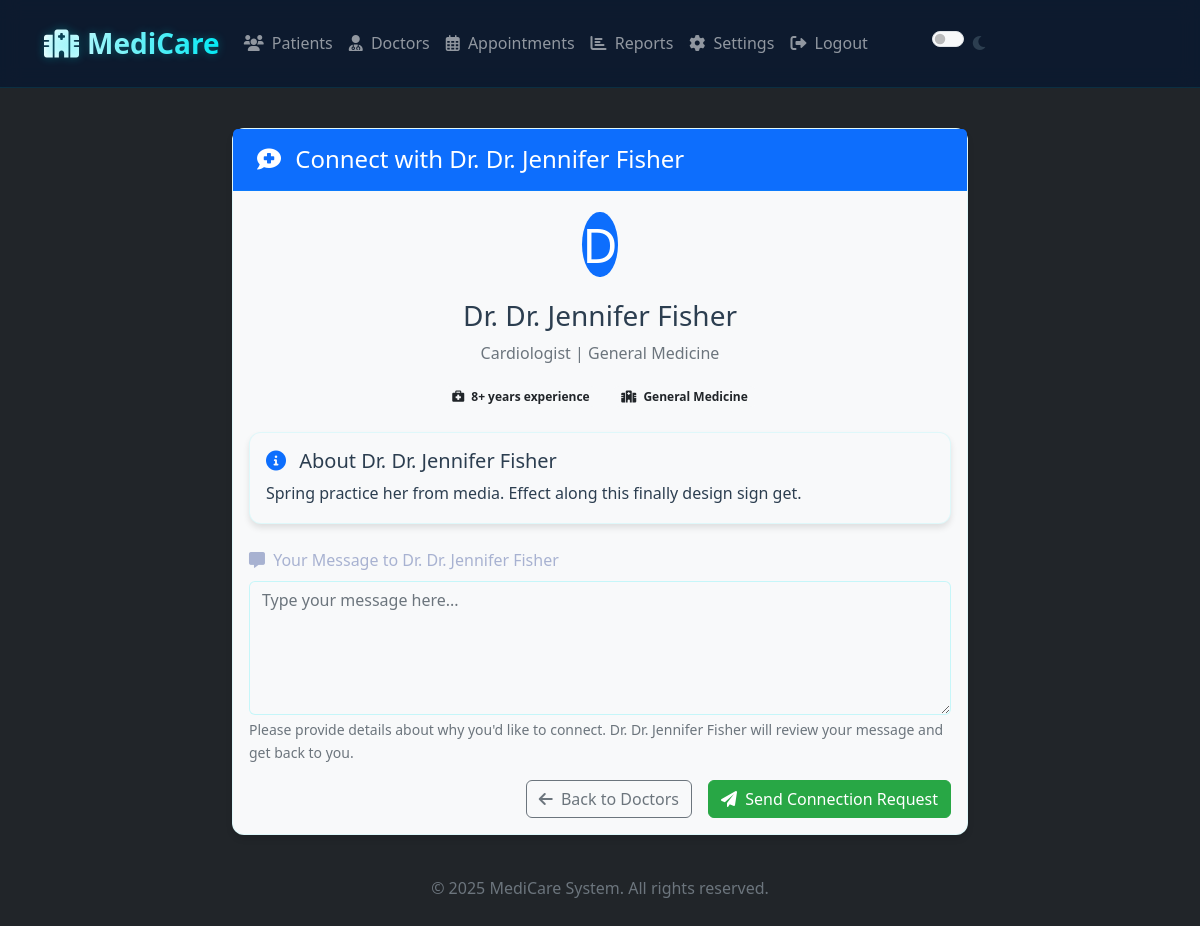
/doctors/6/connect/ (signed in), run on the app's committed database.
### records/models.py (models this page shows, shortened)
class Doctor(models.Model):
    user = models.OneToOneField(User, on_delete=models.CASCADE, null=True, blank=True)
    name = models.CharField(max_length=100)
    specialization = models.CharField(max_length=100)
    experience_years = models.PositiveIntegerField(default=0)
    bio = models.TextField(blank=True)
    department = models.ForeignKey(Department, on_delete=models.SET_NULL, null=True, blank=True)

class Department(models.Model):
    name = models.CharField(max_length=100)
    description = models.TextField(blank=True)

### records/views.py (the view, shortened to what this page needs)
# urls.py: path('doctors/<int:pk>/connect/', views.connect_doctor, name='connect_doctor'),
@require_http_methods(["GET", "POST"])
def connect_doctor(request, pk):
    doctor = get_object_or_404(Doctor, pk=pk)
    patient = getattr(request.user, 'patient', None)
    return render(request, 'records/connect_doctor.html', {
        'doctor': doctor,
        'form': {
            'message': request.GET.get('message', '')
        }
    })

### records/templates/records/connect_doctor.html (shortened to what this page needs)
{% extends "records/base.html" %}
{% block content %}
<div class="container mt-4">
    <div class="row justify-content-center">
        <div class="col-md-8">
            <div class="card">
                <div class="card-header bg-primary text-white">
                    <h4 class="mb-0">
                        <i class="fas fa-comment-medical me-2"></i>
                        Connect with Dr. {{ doctor.name }}
                    </h4>
                </div>
                <div class="card-body">
                    <div class="text-center mb-4">
                        <div class="avatar avatar-xxl mb-3">
                            <span class="avatar-initial rounded-circle bg-primary text-white" style="font-size: 3rem;">
                                {{ doctor.name|slice:":1" }}
                            </span>
                        </div>
                        <h3>Dr. {{ doctor.name }}</h3>
                        <p class="text-muted">{{ doctor.specialization }} | {{ doctor.department.name }}</p>
                        <div class="d-flex justify-content-center gap-3 mb-3">
                            <div>
                                <span class="badge bg-light text-dark">
                                    <i class="fas fa-briefcase-medical me-1"></i>
                                    {{ doctor.experience_years }}+ years experience
                                </span>
                            </div>
                            <div>
                                <span class="badge bg-light text-dark">
                                    <i class="fas fa-hospital me-1"></i>
                                    {{ doctor.department.name }}
                                </span>
                            </div>
                        </div>
                    </div>
                    <div class="card mb-4">
                        <div class="card-body">
                            <h5 class="card-title">
                                <i class="fas fa-info-circle me-2 text-primary"></i>
                                About Dr. {{ doctor.name }}
                            </h5>
                            <p class="card-text">
                                {{ doctor.bio|default:"No additional information available." }}
                            </p>
                        </div>
                    </div>
                    <form method="post" class="mt-4">
                        <div class="mb-3">
                            <label for="message" class="form-label">
                                <i class="fas fa-comment-alt me-1"></i>
                                Your Message to Dr. {{ doctor.name }}
                            </label>
                            <textarea
                                class="form-control"
                                id="message"
                                name="message"
                                rows="5"
                                placeholder="Type your message here..."
                                required>{{ form.message }}</textarea>
                            <div class="form-text">
                                Please provide details about why you'd like to connect. Dr. {{ doctor.name }} will review your message and get back to you.
                            </div>
                        </div>
                        <div class="d-grid gap-2 d-md-flex justify-content-md-end">
                            <a href="{% url 'doctor_list' %}" class="btn btn-outline-secondary me-md-2">
                                <i class="fas fa-arrow-left me-1"></i> Back to Doctors
                            </a>
                            <button type="submit" class="btn btn-primary">
                                <i class="fas fa-paper-plane me-1"></i> Send Connection Request
                            </button>
                        </div>
                    </form>
                </div>
            </div>
        </div>
    </div>
</div>
{% endblock %}

### records/templates/records/base.html (style rules this page uses)
:root { --neon-primary: #03e9f4; --neon-secondary: #0088ff; --dark-bg: #0a192f; --card-bg: rgba(17, 34, 64, 0.5); --text-color: #e6f1ff; --text-muted: #a8b2d1; --border-color: rgba(3, 233, 244, 0.1); --light-primary: #28a745; --light-secondary: #fd7e14; --light-bg: #f8f9fa; --light-card-bg: #ffffff; --light-text: #2c3e50; --light-muted: #6c757d; --light-border: #dee2e6; }
[data-bs-theme="light"] { --bs-primary: var(--light-primary); --bs-secondary: var(--light-secondary); --bs-body-bg: var(--light-bg); --bs-body-color: var(--light-text); --bs-secondary-color: var(--light-muted); --bs-border-color: var(--light-border); --bs-card-bg: var(--light-card-bg); --bs-link-color: var(--light-primary); --bs-link-hover-color: #1e7e34; --bs-nav-link-hover-color: #1e7e34; --bs-nav-pills-link-active-bg: var(--light-primary); --bs-nav-pills-link-active-color: #fff; }
body { transition: all 0.3s ease-in-out; min-height: 100vh; background: var(--bs-body-bg); color: var(--bs-body-color); font-family: 'Segoe UI', 'Roboto', sans-serif; line-height: 1.6; margin: 0; display: flex; flex-direction: column; }
.card { background: var(--bs-card-bg); border: 1px solid var(--border-color); border-radius: 12px; margin: 1rem 0; box-shadow: 0 4px 6px rgba(0, 0, 0, 0.1); transition: all 0.3s ease; color: var(--bs-body-color); }
.card-header { background: rgba(0, 0, 0, 0.2); border-bottom: 1px solid var(--border-color); padding: 1rem 1.5rem; }
.btn-primary { --bs-btn-bg: var(--bs-primary); --bs-btn-border-color: var(--bs-primary); --bs-btn-hover-bg: var(--bs-link-hover-color); --bs-btn-hover-border-color: var(--bs-link-hover-color); --bs-btn-active-bg: var(--bs-link-hover-color); --bs-btn-active-border-color: var(--bs-link-hover-color); }
.form-control, .form-select { background: rgba(255, 255, 255, 0.05); border: 1px solid rgba(3, 233, 244, 0.2); color: var(--bs-body-color); }
.form-label { color: var(--text-muted); font-weight: 500; margin-bottom: 0.5rem; }

### data on the page
Doctor: name "Dr. Jennifer Fisher", name "D", specialization "Cardiologist", department.name "General Medicine", experience_years "8", bio "Spring practice her from media. Effect along this finally design sign get."
